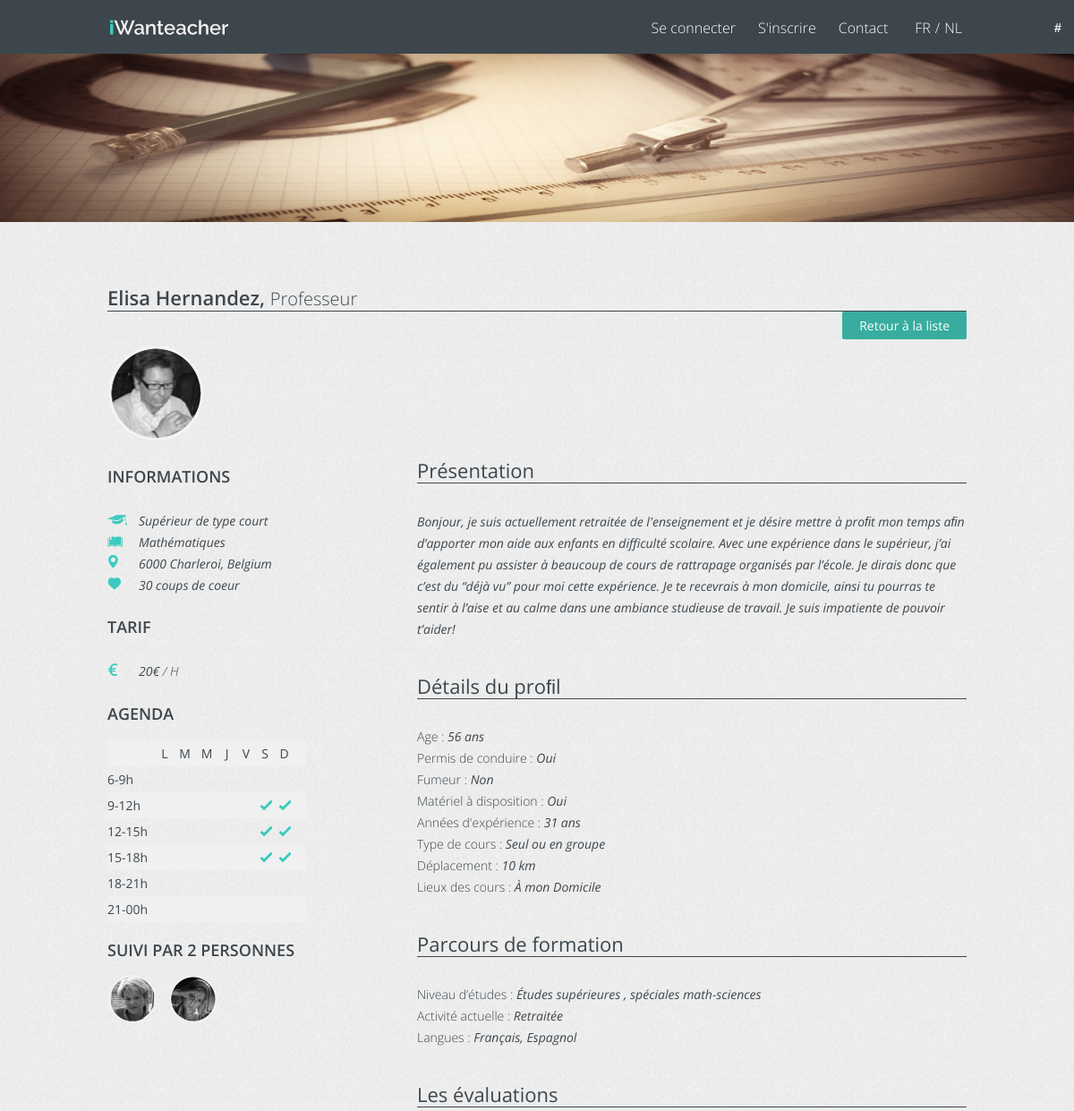
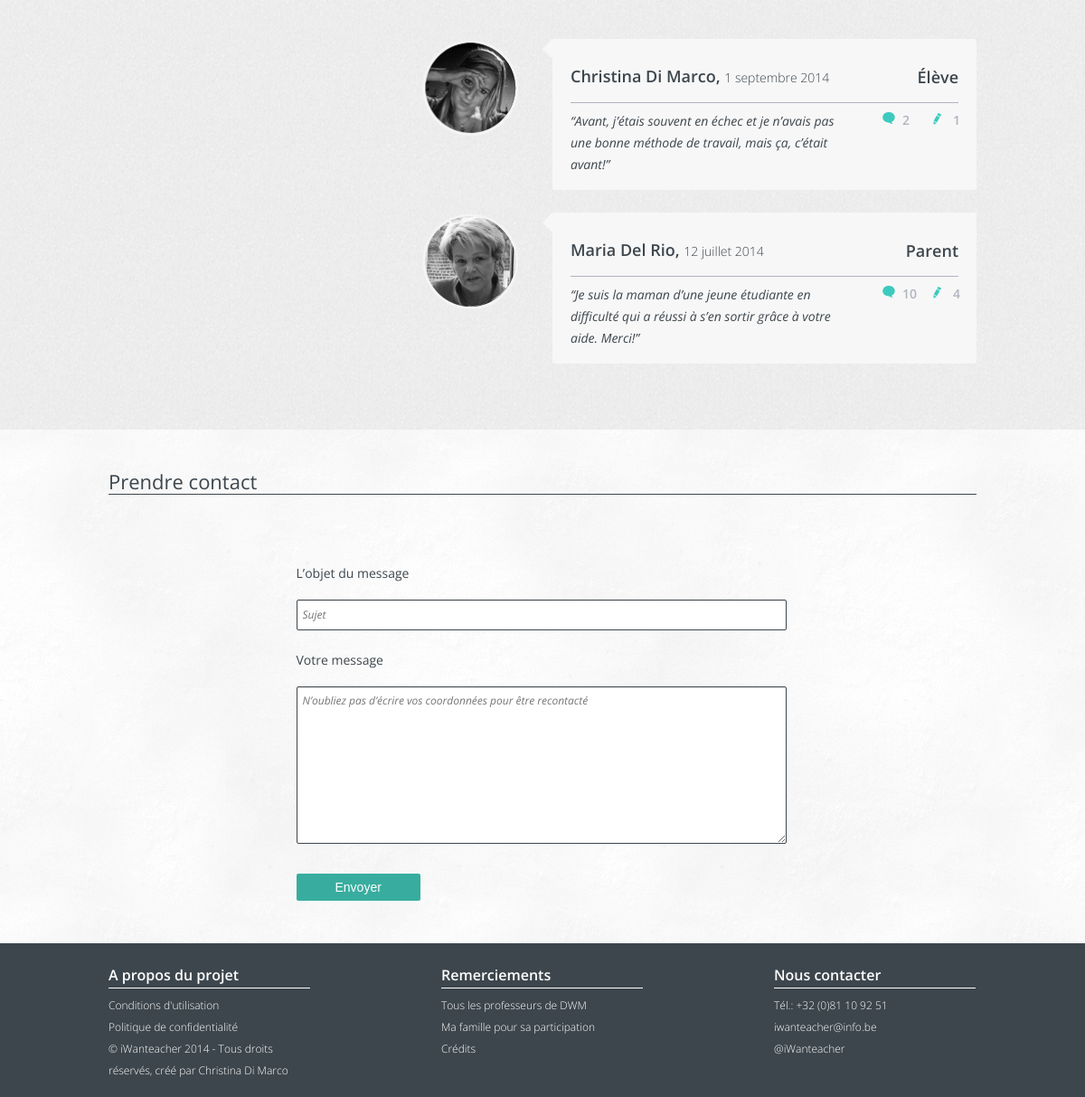
/profil.php?id=10, run on the app's committed database (2 pictures, top to bottom).
### tables this page shows
CREATE TABLE IF NOT EXISTS `users` (
  `id` int(11) NOT NULL AUTO_INCREMENT,
  `prenom` varchar(255) NOT NULL,
  `nom` varchar(255) NOT NULL,
  `email` varchar(255) NOT NULL,
  `mdp` varchar(255) NOT NULL,
  `statut` varchar(255) NOT NULL,
  `niveau` varchar(255) NOT NULL,
  `matiere` varchar(255) NOT NULL,
  `adresse` varchar(500) NOT NULL,
  `tarif` varchar(3) NOT NULL,
  `horaire` varchar(83) NOT NULL,
  `presentation` text NOT NULL,
  `age` int(3) NOT NULL,
  `permis` varchar(3) NOT NULL,
  `fumeur` varchar(3) NOT NULL,
  `deplacement` varchar(3) NOT NULL,
  `dp_km` int(5) NOT NULL,
  `materiel` varchar(3) NOT NULL,
  `exp` int(3) NOT NULL,
  `cours` varchar(17) NOT NULL,
  `lieu` varchar(255) NOT NULL,
  `etude` varchar(255) NOT NULL,
  `langue` varchar(255) NOT NULL,
  `activite` varchar(255) NOT NULL,
  `photo` varchar(255) NOT NULL,
  `activate` int(1) DEFAULT '0',
  PRIMARY KEY (`id`)
);

### profil.php (the view, shortened to what the rows shown need)
<?php
   require 'include/config.inc.php';
   if (!empty($_GET['id'])) { $id_profil = $_GET['id']; } else {header('Location: index.php'); }
   $req = $bdd->prepare("SELECT * FROM `users` WHERE id = '".$id_profil."' LIMIT 0 , 1");
   $req->execute();
   $res = $req->fetchAll();
   $res = $res[0];
   $statut = $res['statut'];
   ?>
<!DOCTYPE html>
         <html lang="fr">
            <head>
               <link rel="stylesheet" type="text/css" href="css/reset.css"/>
               <link rel="stylesheet" type="text/css" href="css/styles.css"/>
               <link rel="stylesheet" type="text/css" href="css/hugrid.css" />
            </head>
            <body class="profil">
               <header id="header">
                  <div class="header-wrapper">
                     <div class="container clearfix">
                        <h1>
                           <a href="index.php"><img src="imgs/logo.png" alt="logo iWanteacher" class="visible-desktop"/></a>
                           <a href="index.php"><img src="imgs/logo-iphone.png" alt="logo iWanteacher" class="visible-iphone"/></a>
                        </h1>
                     </div>
                  </div>
               </header>
               <div class="container clearfix">
                  <section id="p-user">
                     <h2><strong><?php echo $res['prenom'].' '.$res['nom'] ?>,</strong> <span><?php echo $res['statut'] ?></span></h2>
                  </section>
                  <aside class="sidebar">
                     <div class="informations-user">
                        <span class="photo-profil">
                           <img src="imgs/<?php echo $res['photo'] ?>" alt="<?php echo $res['prenom'].' '.$res['nom'] ?>">
                        </span>
                        <ul>
                           <li class="icone-niveau"><?php echo $res['niveau'] ?></li>
                           <li class="icone-matiere"><?php echo $res['matiere'] ?></li>
                           <li class="icone-ville"><?php echo $res['adresse'] ?></li>
                           <li class="icone-coeur">30 coups de coeur</li>
                        </ul>
                     </div>
                     <div class="tarif-user">
                        <ul>
                           <li class="icone-tarif"><?php echo $res['tarif'] ?><span> / H</span></li>
                        </ul>
                     </div>
                     <div class="agenda-user">
                        <table>
                           <thead>
                              <tr class="t-bg">
                                 <th>&nbsp;</th>
                                 <th>L</th>
                                 <th>M</th>
                                 <th>M</th>
                                 <th>J</th>
                                 <th>V</th>
                                 <th>S</th>
                                 <th>D</th>
                                 <th>&nbsp;</th>
                              </tr>
                           </thead>
                           <tbody>
                              <tr>
                                 <th class="tranches-heures">6-9h</th>
                              </tr>
                              <tr class="t-bg">
                                 <th class="tranches-heures">9-12h</th>
                              </tr>
                              <tr>
                                 <th class="tranches-heures">12-15h</th>
                              </tr>
                              <tr class="t-bg">
                                 <th class="tranches-heures">15-18h</th>
                              </tr>
                              <tr>
                                 <th class="tranches-heures">18-21h</th>
                              </tr>
                              <tr class="t-bg">
                                 <th class="tranches-heures">21-00h</th>
                              </tr>
                           </tbody>
                        </table>
                     </div>
                  </aside>
                  <article class="main-content">
                     <h3>Présentation</h3>
                     <p><?php echo $res['presentation'] ?></p>
                     <h3>Détails du proﬁl</h3>
                     <ul class="details-profil">
                        <li><span>Age :</span> <i><?php echo $res['age'] ?> ans</i></li>
                        <li><span>Permis de conduire :</span> <?php echo $res['permis'] ?></li>
                        <li><span>Fumeur :</span> <?php echo $res['fumeur'] ?></li>
                        <?php if ($statut == 'Professeur') { ?>
                        <li><span>Matériel à disposition :</span> <?php echo $res['materiel'] ?></li>
                        <li><span>Années d'expérience :</span> <?php echo $res['exp'] ?> ans</li>
                        <?php } ?>
                        <li><span>Type de cours :</span> <?php echo $res['cours'] ?></li>
                        <li><span>Déplacement :</span> <?php if ($res['deplacement'] == 'Oui') { echo $res['dp_km'].' km'; } else { echo 'Non'; }?></li>
                        <?php if ($statut == 'Professeur') { ?>
                        <li><span>Lieux des cours :</span> <?php echo $res['lieu'] ?></li>
                        <?php } ?>
                     </ul>
                     <?php if ($statut == 'Professeur') { ?>
                     <h3>Parcours de formation</h3>
                     <ul class="formation">
                        <li><span>Niveau d’études :</span> <i><?php echo $res['etude'] ?></i></li>
                        <li><span>Activité actuelle :</span> <?php echo $res['activite'] ?></li>
                        <li><span>Langues :</span> <?php echo $res['langue'] ?></li>
                     </ul>
                     <h3>Les évaluations</h3>
                     <div class="bloc-temoins">
                        <div class="bg-temoins">
                           <a href="profil.php?id=11">
                              <div class="img-temoins2">
                                 <ul>
                                    <li class="identite">Christina Di Marco, <span>1 septembre 2014</span></li>
                                    <li class="statut">Élève</li>
                                    <li class="commentaire">“Avant, j’étais souvent en échec et je n’avais pas une bonne méthode de travail, mais ça, c’était avant!”</li>
                                 </ul>
                              </div>
                           </a>
                           <div class="options-statut">
                              <ul>
                                 <li class="messages"><a href="#">2</a></li>
                                 <li class="reponses"><a href="#">1</a></li>
                              </ul>
                           </div>
                        </div>
                        <div class="bg-temoins">
                           <a href="profil.php?id=13">
                              <div class="img-temoins3">
                                 <ul>
                                    <li class="identite">Maria Del Rio, <span>12 juillet 2014</span></li>
                                    <li class="statut">Parent</li>
                                    <li class="commentaire">“Je suis la maman d’une jeune étudiante en difficulté qui a réussi à s’en sortir grâce à votre aide. Merci!”</li>
                                 </ul>
                              </div>
                           </a>
                           <div class="options-statut">
                              <ul>
                                 <li class="messages"><a href="#">10</a></li>
                                 <li class="reponses"><a href="#">4</a></li>
                              </ul>
                           </div>
                        </div>
                     </div>
                     <?php } ?>
                  </article>
               </div>
            </body>
         </html>

### data on the page
users: prenom "Elisa", nom "Hernandez", statut "Professeur", photo (picture), niveau "Supérieur de type court", matiere "Mathématiques", adresse "6000 Charleroi, Belgium", tarif "20€", presentation "Bonjour, je suis actuellement retraitée de l'enseignement et je désire mettre à proﬁt mon temps aﬁn d’apporter mon aide aux enfants en difficulté scolaire. Avec une expérience dans le supérieur, j’ai également pu assister à beaucoup de cours de rattrapage organisés par l’école. Je dirais donc que c’est du “déjà vu” pour moi cette expérience. Je te recevrais à mon domicile, ainsi tu pourras te sentir à l’aise et au calme dans une ambiance studieuse de travail. Je suis impatiente de pouvoir t’aider!", age "56", permis "Oui", fumeur "Non", materiel "Oui", exp "31", cours "Seul ou en groupe", dp_km "10", lieu "À mon Domicile", etude "Études supérieures , spéciales math-sciences", activite "Retraitée", langue "Français, Espagnol"
